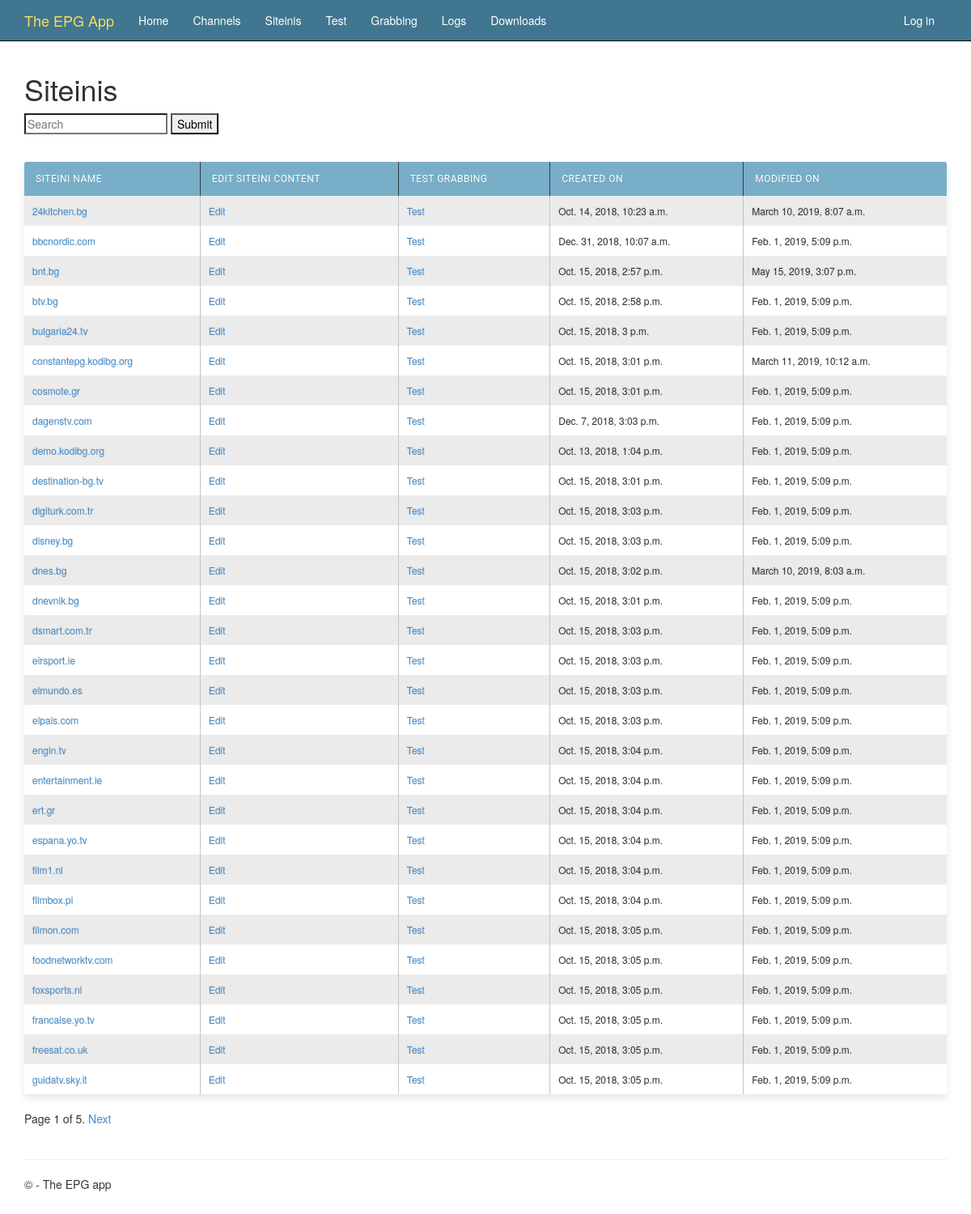
/siteinis/, run on the app's committed database.
### epgapp/models.py (models this page shows, shortened)
class Siteini(models.Model):
  import uuid
  name     = models.CharField('Name of siteini file', max_length=32)
  slug     = models.SlugField('Slug', unique=False, default="", help_text='How it appears in URL')
  enabled  = models.BooleanField(default=True)
  content  = models.TextField()
  created  = models.DateTimeField(auto_now_add=True)
  modified = models.DateTimeField(auto_now=True)
  def get_absolute_url(self):
    return reverse('siteini-detail', args=[str(self.slug)])
  class Meta:
    ordering = ['name']
    verbose_name_plural = '       Siteinis'

### epgapp/views.py (the view)
# urls.py: url(r'^siteinis/$', epgapp.views.SiteiniListView.as_view(), name='siteini-list'),
class SiteiniListView(ListView):
    model = Siteini
    paginate_by = 30
    def get_context_data(self, **kwargs):
        context = super().get_context_data(**kwargs)
        context['now'] = timezone.now()
        return context
    def get_queryset(self):
      result = super(SiteiniListView, self).get_queryset()
      q = self.request.GET.get('q')
      if q:
        result = result.filter(name__icontains=q)
      return result

### epgapp/templates/epgapp/siteini_list.html (shortened to what this page needs)
{% extends "layout.html" %}
{% block content %}
<h1>Siteinis</h1>
<form id="searchform" action="{% url 'siteini-list' %}" method="GET" accept-charset="utf-8">
    <input class="searchfield" id="searchbox" name="q" type="text" placeholder="Search">
    <input class="" type="submit" value="Submit"/>
</form>
<br />
<table class="maintable">
    <thead>
        <tr>
            <th>Siteini name</th>
            <th>Edit siteini content</th>
            <th>Test grabbing</th>
            <th>Created on</th>
            <th>Modified on</th>
        </tr>
    </thead>
    <tbody>
    {% for o in object_list %}
        {% if o.enabled %}
        <tr>
            <td><a href="{{ o.get_absolute_url }}">{{ o.name }}</a></td>
            <td><a href="{% url 'admin:epgapp_siteini_change' o.id %}">Edit</a></td>
            <td><a href="{% url 'siteini-test' %}#{{o.name}}">Test</a></td>
            <td>{{ o.created }}</td>
            <td>{{ o.modified }}</td>
        </tr>
        {% endif %}
    {% empty %}
        <tr><td colspan="3">No stats yet.</td></tr>
    {% endfor %}
    </tbody>
</table>
{% if is_paginated %}
    <div class="pagination">
        <span class="page-links">
            <span class="page-current">
                Page {{ page_obj.number }} of {{ page_obj.paginator.num_pages }}.
            </span>
            {% if page_obj.has_next %}
                <a href="{% url 'siteini-list' %}?page={{ page_obj.next_page_number }}">Next</a>
            {% endif %}
        </span>
    </div>
{% endif %}
{% endblock %}

### epgapp/static/content/site.css (style rules this page uses)
body { padding-top: 50px; padding-bottom: 20px; }
input, select, textarea { max-width: 280px; }
table.maintable { width: 100%; background: white; border-radius: 3px; border-collapse: collapse; height: 320px; margin: auto; padding: 5px; box-shadow: 0 5px 10px rgba(0, 0, 0, 0.1); animation: float 5s infinite; }
table.maintable th { font-family: "Roboto","Lucida Grande","DejaVu Sans","Bitstream Vera Sans",Verdana,Arial,sans-serif; color: #fff; background: #79aec8; letter-spacing: 0.5px; border-right: 1px solid #343a45; font-size: 12px; font-weight: 400; padding: 14px; text-transform: uppercase; text-align: left; text-shadow: 0 1px 1px rgba(0, 0, 0, 0.1); vertical-align: middle; }
table.maintable th:first-child { border-top-left-radius: 3px; }
table.maintable th:last-child { border-top-right-radius: 3px; border-right: none; }
tr:first-child { border-top: none; }
tr:last-child { border-bottom: none; }
table.maintable tr:nth-child(odd) td { background: #EBEBEB; }
tr:last-child td:first-child { border-bottom-left-radius: 3px; }
tr:last-child td:last-child { border-bottom-right-radius: 3px; }
td { background: #FFFFFF; padding: 10px; text-align: left; vertical-align: middle; font-weight: 300; font-size: 12px; text-shadow: -1px -1px 1px rgba(0, 0, 0, 0.1); border-right: 1px solid #C1C3D1; }
td:last-child { border-right: 0px; }

### data on the page
Siteini: name "24kitchen.bg", created "Oct. 14, 2018, 10:23 a.m.", modified "March 10, 2019, 8:07 a.m."
Siteini: name "bbcnordic.com", created "Dec. 31, 2018, 10:07 a.m.", modified "Feb. 1, 2019, 5:09 p.m."
Siteini: name "bnt.bg", created "Oct. 15, 2018, 2:57 p.m.", modified "May 15, 2019, 3:07 p.m."
Siteini: name "btv.bg", created "Oct. 15, 2018, 2:58 p.m.", modified "Feb. 1, 2019, 5:09 p.m."
Siteini: name "bulgaria24.tv", created "Oct. 15, 2018, 3 p.m.", modified "Feb. 1, 2019, 5:09 p.m."
Siteini: name "constantepg.kodibg.org", created "Oct. 15, 2018, 3:01 p.m.", modified "March 11, 2019, 10:12 a.m."
Siteini: name "cosmote.gr", created "Oct. 15, 2018, 3:01 p.m.", modified "Feb. 1, 2019, 5:09 p.m."
Siteini: name "dagenstv.com", created "Dec. 7, 2018, 3:03 p.m.", modified "Feb. 1, 2019, 5:09 p.m."
Siteini: name "demo.kodibg.org", created "Oct. 13, 2018, 1:04 p.m.", modified "Feb. 1, 2019, 5:09 p.m."
Siteini: name "destination-bg.tv", created "Oct. 15, 2018, 3:01 p.m.", modified "Feb. 1, 2019, 5:09 p.m."
Siteini: name "digiturk.com.tr", created "Oct. 15, 2018, 3:03 p.m.", modified "Feb. 1, 2019, 5:09 p.m."
Siteini: name "disney.bg", created "Oct. 15, 2018, 3:03 p.m.", modified "Feb. 1, 2019, 5:09 p.m."
Siteini: name "dnes.bg", created "Oct. 15, 2018, 3:02 p.m.", modified "March 10, 2019, 8:03 a.m."
Siteini: name "dnevnik.bg", created "Oct. 15, 2018, 3:01 p.m.", modified "Feb. 1, 2019, 5:09 p.m."
Siteini: name "dsmart.com.tr", created "Oct. 15, 2018, 3:03 p.m.", modified "Feb. 1, 2019, 5:09 p.m."
Siteini: name "eirsport.ie", created "Oct. 15, 2018, 3:03 p.m.", modified "Feb. 1, 2019, 5:09 p.m."
Siteini: name "elmundo.es", created "Oct. 15, 2018, 3:03 p.m.", modified "Feb. 1, 2019, 5:09 p.m."
Siteini: name "elpais.com", created "Oct. 15, 2018, 3:03 p.m.", modified "Feb. 1, 2019, 5:09 p.m."
Siteini: name "engin.tv", created "Oct. 15, 2018, 3:04 p.m.", modified "Feb. 1, 2019, 5:09 p.m."
Siteini: name "entertainment.ie", created "Oct. 15, 2018, 3:04 p.m.", modified "Feb. 1, 2019, 5:09 p.m."
Siteini: name "ert.gr", created "Oct. 15, 2018, 3:04 p.m.", modified "Feb. 1, 2019, 5:09 p.m."
Siteini: name "espana.yo.tv", created "Oct. 15, 2018, 3:04 p.m.", modified "Feb. 1, 2019, 5:09 p.m."
Siteini: name "film1.nl", created "Oct. 15, 2018, 3:04 p.m.", modified "Feb. 1, 2019, 5:09 p.m."
Siteini: name "filmbox.pl", created "Oct. 15, 2018, 3:04 p.m.", modified "Feb. 1, 2019, 5:09 p.m."
Siteini: name "filmon.com", created "Oct. 15, 2018, 3:05 p.m.", modified "Feb. 1, 2019, 5:09 p.m."
Siteini: name "foodnetworktv.com", created "Oct. 15, 2018, 3:05 p.m.", modified "Feb. 1, 2019, 5:09 p.m."
Siteini: name "foxsports.nl", created "Oct. 15, 2018, 3:05 p.m.", modified "Feb. 1, 2019, 5:09 p.m."
Siteini: name "francaise.yo.tv", created "Oct. 15, 2018, 3:05 p.m.", modified "Feb. 1, 2019, 5:09 p.m."
Siteini: name "freesat.co.uk", created "Oct. 15, 2018, 3:05 p.m.", modified "Feb. 1, 2019, 5:09 p.m."
Siteini: name "guidatv.sky.it", created "Oct. 15, 2018, 3:05 p.m.", modified "Feb. 1, 2019, 5:09 p.m."

### other printed values
{{ page_obj.number }} "1"
{{ page_obj.paginator.num_pages }} "5"
